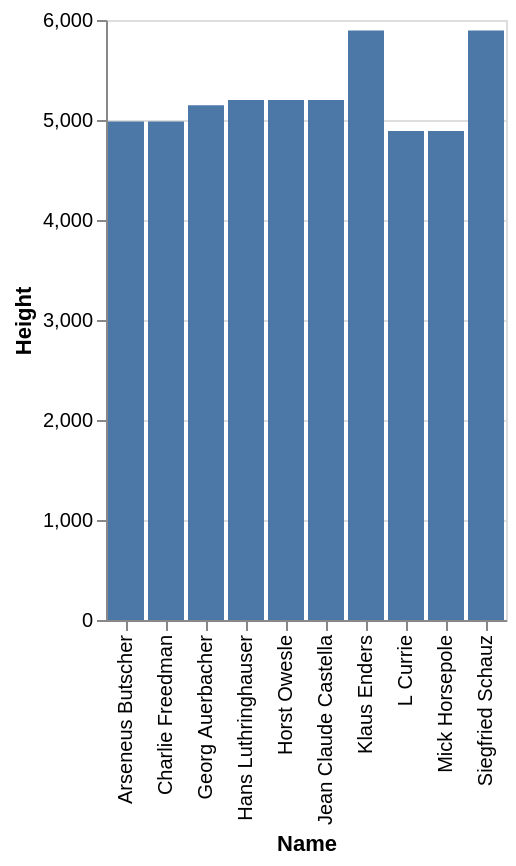

Specify this chart in Vega-Lite:
### Vega-Lite specification from a JSON file in a GitHub repository (floating-point values rounded to 4 significant figures)
{"data": {"values": [{"x_data": "Arseneus Butscher", "y_data": 4985}, {"x_data": "Charlie Freedman", "y_data": 4985}, {"x_data": "Georg Auerbacher", "y_data": 5148}, {"x_data": "Hans Luthringhauser", "y_data": 5199}, {"x_data": "Horst Owesle", "y_data": 5199}, {"x_data": "Jean Claude Castella", "y_data": 5199}, {"x_data": "Klaus Enders", "y_data": 5895}, {"x_data": "L Currie", "y_data": 4890}, {"x_data": "Mick Horsepole", "y_data": 4890}, {"x_data": "Siegfried Schauz", "y_data": 5895}]}, "mark": "bar", "encoding": {"x": {"field": "x_data", "type": "nominal", "title": "Name", "sort": "ascending"}, "y": {"field": "y_data", "type": "quantitative", "title": "Height"}}}
